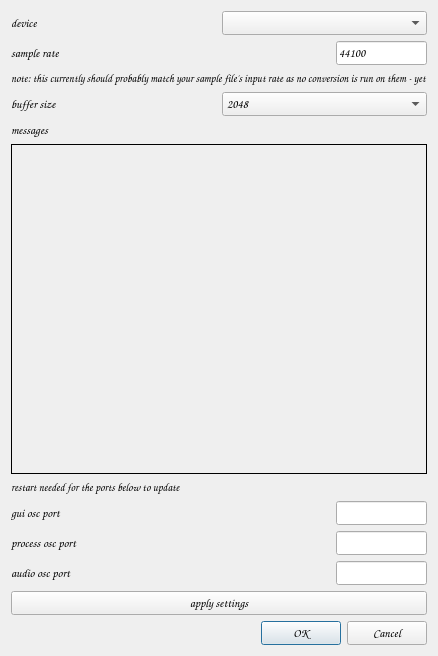
<?xml version="1.0" encoding="UTF-8"?>
<ui version="4.0">
 <class>SettingsDialog</class>
 <widget class="QDialog" name="SettingsDialog">
  <property name="geometry">
   <rect>
    <x>0</x>
    <y>0</y>
    <width>438</width>
    <height>656</height>
   </rect>
  </property>
  <property name="windowTitle">
   <string>settings</string>
  </property>
  <layout class="QVBoxLayout" name="verticalLayout_2">
   <item>
    <layout class="QVBoxLayout" name="verticalLayout" stretch="0,0,0">
     <item>
      <layout class="QHBoxLayout" name="horizontalLayout">
       <item>
        <widget class="QLabel" name="label">
         <property name="font">
          <font>
           <family>Comic Sans MS</family>
          </font>
         </property>
         <property name="text">
          <string>device</string>
         </property>
        </widget>
       </item>
       <item>
        <widget class="QComboBox" name="deviceComboBox">
         <property name="font">
          <font>
           <family>Comic Sans MS</family>
          </font>
         </property>
        </widget>
       </item>
      </layout>
     </item>
     <item>
      <layout class="QHBoxLayout" name="horizontalLayout_2">
       <item>
        <widget class="QLabel" name="label_2">
         <property name="font">
          <font>
           <family>Comic Sans MS</family>
          </font>
         </property>
         <property name="text">
          <string>sample rate</string>
         </property>
        </widget>
       </item>
       <item>
        <widget class="QLineEdit" name="samplerateLineEdit">
         <property name="sizePolicy">
          <sizepolicy hsizetype="Fixed" vsizetype="Fixed">
           <horstretch>0</horstretch>
           <verstretch>0</verstretch>
          </sizepolicy>
         </property>
         <property name="font">
          <font>
           <family>Comic Sans MS</family>
          </font>
         </property>
         <property name="text">
          <string>44100</string>
         </property>
        </widget>
       </item>
      </layout>
     </item>
     <item>
      <widget class="QLabel" name="label_5">
       <property name="font">
        <font>
         <family>Comic Sans MS</family>
         <pointsize>8</pointsize>
        </font>
       </property>
       <property name="text">
        <string>note: this currently should probably match your sample file's input rate as no conversion is run on them - yet</string>
       </property>
       <property name="wordWrap">
        <bool>true</bool>
       </property>
      </widget>
     </item>
    </layout>
   </item>
   <item>
    <layout class="QHBoxLayout" name="horizontalLayout_3">
     <item>
      <widget class="QLabel" name="label_3">
       <property name="font">
        <font>
         <family>Comic Sans MS</family>
        </font>
       </property>
       <property name="text">
        <string>buffer size</string>
       </property>
      </widget>
     </item>
     <item>
      <widget class="QComboBox" name="buffersizeComboBox">
       <property name="font">
        <font>
         <family>Comic Sans MS</family>
        </font>
       </property>
       <property name="currentIndex">
        <number>5</number>
       </property>
       <item>
        <property name="text">
         <string>64</string>
        </property>
       </item>
       <item>
        <property name="text">
         <string>128</string>
        </property>
       </item>
       <item>
        <property name="text">
         <string>256</string>
        </property>
       </item>
       <item>
        <property name="text">
         <string>512</string>
        </property>
       </item>
       <item>
        <property name="text">
         <string>1024</string>
        </property>
       </item>
       <item>
        <property name="text">
         <string>2048</string>
        </property>
       </item>
       <item>
        <property name="text">
         <string>4096</string>
        </property>
       </item>
      </widget>
     </item>
    </layout>
   </item>
   <item>
    <widget class="QLabel" name="label_4">
     <property name="font">
      <font>
       <family>Comic Sans MS</family>
      </font>
     </property>
     <property name="text">
      <string>messages</string>
     </property>
    </widget>
   </item>
   <item>
    <widget class="QLabel" name="messagesLabel">
     <property name="sizePolicy">
      <sizepolicy hsizetype="Preferred" vsizetype="Expanding">
       <horstretch>0</horstretch>
       <verstretch>0</verstretch>
      </sizepolicy>
     </property>
     <property name="font">
      <font>
       <family>Comic Sans MS</family>
       <pointsize>8</pointsize>
      </font>
     </property>
     <property name="autoFillBackground">
      <bool>false</bool>
     </property>
     <property name="styleSheet">
      <string notr="true">border: 1px solid;</string>
     </property>
     <property name="text">
      <string/>
     </property>
     <property name="alignment">
      <set>Qt::AlignLeading|Qt::AlignLeft|Qt::AlignTop</set>
     </property>
    </widget>
   </item>
   <item>
    <widget class="QLabel" name="label_9">
     <property name="font">
      <font>
       <family>Comic Sans MS</family>
       <pointsize>8</pointsize>
      </font>
     </property>
     <property name="text">
      <string>restart needed for the ports below to update</string>
     </property>
    </widget>
   </item>
   <item>
    <layout class="QHBoxLayout" name="horizontalLayout_4">
     <item>
      <widget class="QLabel" name="label_6">
       <property name="font">
        <font>
         <family>Comic Sans MS</family>
        </font>
       </property>
       <property name="text">
        <string>gui osc port</string>
       </property>
      </widget>
     </item>
     <item>
      <widget class="QLineEdit" name="guiOSCLineEdit">
       <property name="sizePolicy">
        <sizepolicy hsizetype="Fixed" vsizetype="Fixed">
         <horstretch>0</horstretch>
         <verstretch>0</verstretch>
        </sizepolicy>
       </property>
       <property name="font">
        <font>
         <family>Comic Sans MS</family>
        </font>
       </property>
      </widget>
     </item>
    </layout>
   </item>
   <item>
    <layout class="QHBoxLayout" name="horizontalLayout_5">
     <item>
      <widget class="QLabel" name="label_7">
       <property name="font">
        <font>
         <family>Comic Sans MS</family>
        </font>
       </property>
       <property name="text">
        <string>process osc port</string>
       </property>
      </widget>
     </item>
     <item>
      <widget class="QLineEdit" name="processOSCLineEdit">
       <property name="sizePolicy">
        <sizepolicy hsizetype="Fixed" vsizetype="Fixed">
         <horstretch>0</horstretch>
         <verstretch>0</verstretch>
        </sizepolicy>
       </property>
       <property name="font">
        <font>
         <family>Comic Sans MS</family>
        </font>
       </property>
      </widget>
     </item>
    </layout>
   </item>
   <item>
    <layout class="QHBoxLayout" name="horizontalLayout_6">
     <item>
      <widget class="QLabel" name="label_8">
       <property name="font">
        <font>
         <family>Comic Sans MS</family>
        </font>
       </property>
       <property name="text">
        <string>audio osc port</string>
       </property>
      </widget>
     </item>
     <item>
      <widget class="QLineEdit" name="audioOSCLineEdit">
       <property name="sizePolicy">
        <sizepolicy hsizetype="Fixed" vsizetype="Fixed">
         <horstretch>0</horstretch>
         <verstretch>0</verstretch>
        </sizepolicy>
       </property>
       <property name="font">
        <font>
         <family>Comic Sans MS</family>
        </font>
       </property>
      </widget>
     </item>
    </layout>
   </item>
   <item>
    <widget class="QPushButton" name="applyPushButton">
     <property name="font">
      <font>
       <family>Comic Sans MS</family>
      </font>
     </property>
     <property name="text">
      <string>apply settings</string>
     </property>
    </widget>
   </item>
   <item>
    <widget class="QDialogButtonBox" name="buttonBox">
     <property name="font">
      <font>
       <family>Comic Sans MS</family>
      </font>
     </property>
     <property name="orientation">
      <enum>Qt::Horizontal</enum>
     </property>
     <property name="standardButtons">
      <set>QDialogButtonBox::Cancel|QDialogButtonBox::Ok</set>
     </property>
    </widget>
   </item>
  </layout>
 </widget>
 <resources/>
 <connections>
  <connection>
   <sender>buttonBox</sender>
   <signal>accepted()</signal>
   <receiver>SettingsDialog</receiver>
   <slot>accept()</slot>
   <hints>
    <hint type="sourcelabel">
     <x>244</x>
     <y>642</y>
    </hint>
    <hint type="destinationlabel">
     <x>157</x>
     <y>274</y>
    </hint>
   </hints>
  </connection>
  <connection>
   <sender>buttonBox</sender>
   <signal>rejected()</signal>
   <receiver>SettingsDialog</receiver>
   <slot>reject()</slot>
   <hints>
    <hint type="sourcelabel">
     <x>312</x>
     <y>642</y>
    </hint>
    <hint type="destinationlabel">
     <x>286</x>
     <y>274</y>
    </hint>
   </hints>
  </connection>
  <connection>
   <sender>samplerateLineEdit</sender>
   <signal>textEdited(QString)</signal>
   <receiver>SettingsDialog</receiver>
   <slot>samplerate(QString)</slot>
   <hints>
    <hint type="sourcelabel">
     <x>270</x>
     <y>71</y>
    </hint>
    <hint type="destinationlabel">
     <x>394</x>
     <y>156</y>
    </hint>
   </hints>
  </connection>
  <connection>
   <sender>applyPushButton</sender>
   <signal>clicked()</signal>
   <receiver>SettingsDialog</receiver>
   <slot>apply()</slot>
   <hints>
    <hint type="sourcelabel">
     <x>125</x>
     <y>592</y>
    </hint>
    <hint type="destinationlabel">
     <x>4</x>
     <y>315</y>
    </hint>
   </hints>
  </connection>
  <connection>
   <sender>deviceComboBox</sender>
   <signal>currentTextChanged(QString)</signal>
   <receiver>SettingsDialog</receiver>
   <slot>output_device(QString)</slot>
   <hints>
    <hint type="sourcelabel">
     <x>323</x>
     <y>45</y>
    </hint>
    <hint type="destinationlabel">
     <x>393</x>
     <y>64</y>
    </hint>
   </hints>
  </connection>
  <connection>
   <sender>buffersizeComboBox</sender>
   <signal>currentTextChanged(QString)</signal>
   <receiver>SettingsDialog</receiver>
   <slot>buffersize(QString)</slot>
   <hints>
    <hint type="sourcelabel">
     <x>390</x>
     <y>215</y>
    </hint>
    <hint type="destinationlabel">
     <x>395</x>
     <y>208</y>
    </hint>
   </hints>
  </connection>
  <connection>
   <sender>guiOSCLineEdit</sender>
   <signal>textChanged(QString)</signal>
   <receiver>SettingsDialog</receiver>
   <slot>gui_port(QString)</slot>
   <hints>
    <hint type="sourcelabel">
     <x>346</x>
     <y>432</y>
    </hint>
    <hint type="destinationlabel">
     <x>401</x>
     <y>419</y>
    </hint>
   </hints>
  </connection>
  <connection>
   <sender>processOSCLineEdit</sender>
   <signal>textChanged(QString)</signal>
   <receiver>SettingsDialog</receiver>
   <slot>process_port(QString)</slot>
   <hints>
    <hint type="sourcelabel">
     <x>356</x>
     <y>482</y>
    </hint>
    <hint type="destinationlabel">
     <x>398</x>
     <y>479</y>
    </hint>
   </hints>
  </connection>
  <connection>
   <sender>audioOSCLineEdit</sender>
   <signal>textChanged(QString)</signal>
   <receiver>SettingsDialog</receiver>
   <slot>audio_port(QString)</slot>
   <hints>
    <hint type="sourcelabel">
     <x>374</x>
     <y>511</y>
    </hint>
    <hint type="destinationlabel">
     <x>398</x>
     <y>517</y>
    </hint>
   </hints>
  </connection>
 </connections>
 <slots>
  <slot>output_device(QString)</slot>
  <slot>samplerate(QString)</slot>
  <slot>buffersize(QString)</slot>
  <slot>apply()</slot>
  <slot>gui_port(QString)</slot>
  <slot>audio_port(QString)</slot>
  <slot>process_port(QString)</slot>
 </slots>
</ui>
